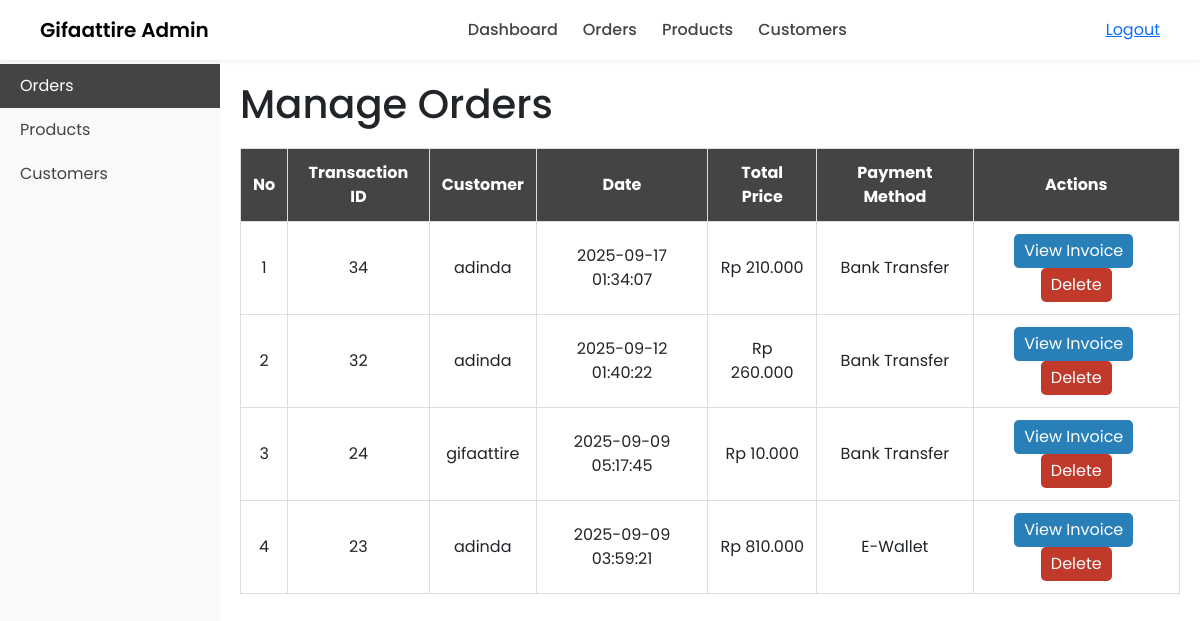
Page /dashboard/tb-transaction.php (signed in) on the committed database.
### tables this page shows
CREATE TABLE `tb_transaksi` (
  `id_transaction` int NOT NULL,
  `id_user` int NOT NULL,
  `date` datetime NOT NULL,
  `total_price` int NOT NULL,
  `payment_method` varchar(50) NOT NULL
);

CREATE TABLE `users` (
  `id` int NOT NULL,
  `fullname` varchar(255) NOT NULL,
  `username` varchar(255) NOT NULL,
  `phone` varchar(255) NOT NULL,
  `email` varchar(255) NOT NULL,
  `password` varchar(255) NOT NULL,
  `password_status` enum('pending','confirmed','reset') DEFAULT 'pending',
  `role` enum('user','admin') NOT NULL,
  `profile_picture` varchar(255) DEFAULT NULL,
  `created_at` datetime NOT NULL DEFAULT CURRENT_TIMESTAMP,
  `address` varchar(255) NOT NULL,
  `reset_request` tinyint(1) DEFAULT '0',
  `new_password` varchar(255) DEFAULT NULL
);

### dashboard/tb-transaction.php (the view, shortened to what this page needs)
<!doctype html>
<html lang="en">
<head>
<link href="../assets/dist/css/bootstrap.min.css" rel="stylesheet">
<link rel="stylesheet" href="https://cdnjs.cloudflare.com/ajax/libs/font-awesome/5.15.4/css/all.min.css"/>
<link rel="stylesheet" href="https://cdnjs.cloudflare.com/ajax/libs/font-awesome/5.15.4/css/all.min.css"/>
</head>
<body>
<nav class="navbar">
  <a href="index.php" class="logo">Gifaattire Admin</a>
  <div class="nav-links">
    <a href="index.php">Dashboard</a>
    <a href="tb-transaction.php">Orders</a>
    <a href="tb-product.php" class="active">Products</a>
    <a href="tb-customers.php">Customers</a>
  </div>
  <a href="../index.php?logout=true" class="logout-btn">
    <i data-feather="log-out"></i> Logout
  </a>
</nav>
<div class="sidebar">
    <a class="nav-link" href="index.php">Dashboard</a>
    <a class="nav-link active" href="tb_transaksi.php">Orders</a>
    <a class="nav-link" href="tb-product.php">Products</a>
    <a class="nav-link" href="tb-customers.php">Customers</a>
</div>
<div class="main">
<h1>Manage Orders</h1>
<table id="orders-table">
<thead>
<tr>
<th>No</th>
<th>Transaction ID</th>
<th>Customer</th>
<th>Date</th>
<th>Total Price</th>
<th>Payment Method</th>
<th>Actions</th>
</tr>
</thead>
<tbody>
<?php
$no=1;
$orders = mysqli_query($conn, "SELECT t.*, u.fullname
                               FROM tb_transaksi t
                               JOIN users u ON t.id_user=u.id
                               ORDER BY t.id_transaction DESC");
while($row=mysqli_fetch_assoc($orders)):
?>
<tr>
<td><?= $no ?></td>
<td><?= $row['id_transaction'] ?></td>
<td><?= htmlspecialchars($row['fullname']) ?></td>
<td><?= $row['date'] ?></td>
<td>Rp <?= number_format($row['total_price'],0,',','.') ?></td>
<td><?= htmlspecialchars($row['payment_method']) ?></td>
<td>
<a href="../pages/invoice.php?id_transaction=<?= $row['id_transaction'] ?>" target="_blank">
<button class="view">View Invoice</button>
</a>
<button class="delete" onclick="deleteOrder(<?= $row['id_transaction'] ?>)">Delete</button>
</td>
</tr>
<?php $no++; endwhile; ?>
</tbody>
</table>
</div>
</body>
</html>

### dashboard/tb-transaction.php (style rules this page uses)
body { font-family:'Poppins',sans-serif; margin:0; padding:0; }
.navbar { background-color: #fff; display: flex; justify-content: space-between; align-items: center; padding: 15px 40px; box-shadow: 0 2px 5px rgba(0,0,0,0.05); position: sticky; top: 0; z-index: 1000; }
.logo { font-size: 20px; font-weight: 600; color: #000; text-decoration: none; }
.nav-links { display: flex; align-items: center; gap: 25px; }
.nav-links a { text-decoration: none; color: #444; font-weight: 500; transition: 0.3s; }
.sidebar { position:fixed; top:0; bottom:0; left:0; width:220px; background:#f8f9fa; padding-top:20px; }
.sidebar .nav-link { color:#444; padding:10px 20px; display:block; text-decoration:none; }
.sidebar .nav-link.active { background:#444; color:#fff; }
.main { margin-left:220px; padding:20px; }
table { width:100%; border-collapse:collapse; margin-top:20px; }
th, td { padding:12px; border:1px solid #ddd; text-align:center; }
th { background:#444; color:#fff; }
button { padding:5px 10px; border:none; border-radius:5px; cursor:pointer; }
button.delete { background:#c0392b; color:#fff; }
button.view { background:#2980b9; color:#fff; margin-right:5px; }

### rows in the picture
tb_transaksi: id_transaction "34", id_user.fullname "adinda", date "2025-09-17 01:34:07", total_price "210.000", payment_method "Bank Transfer"
tb_transaksi: id_transaction "32", id_user.fullname "adinda", date "2025-09-12 01:40:22", total_price "260.000", payment_method "Bank Transfer"
tb_transaksi: id_transaction "24", id_user.fullname "gifaattire", date "2025-09-09 05:17:45", total_price "10.000", payment_method "Bank Transfer"
tb_transaksi: id_transaction "23", id_user.fullname "adinda", date "2025-09-09 03:59:21", total_price "810.000", payment_method "E-Wallet"
